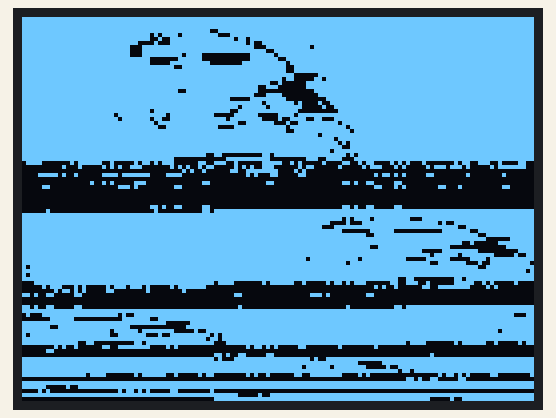
The sketch below on a simulated Arduino Uno, built with avr-gcc and run on an emulated ATmega328P. Parts: 128×96 one-colour display.

Above: at 0.4 s.

The sketch:

sketch.ino
```cpp
#include <TVout.h>
#include "my_pic.h"

TVout tv;

void setup() {
  Serial.begin(9600);

  tv.begin(PAL);
  tv.clear_screen();
  tv.bitmap(0, 0, d2);

}

void loop() {


}
```

Source omitted: my_pic.h (data table, 7139 bytes)
